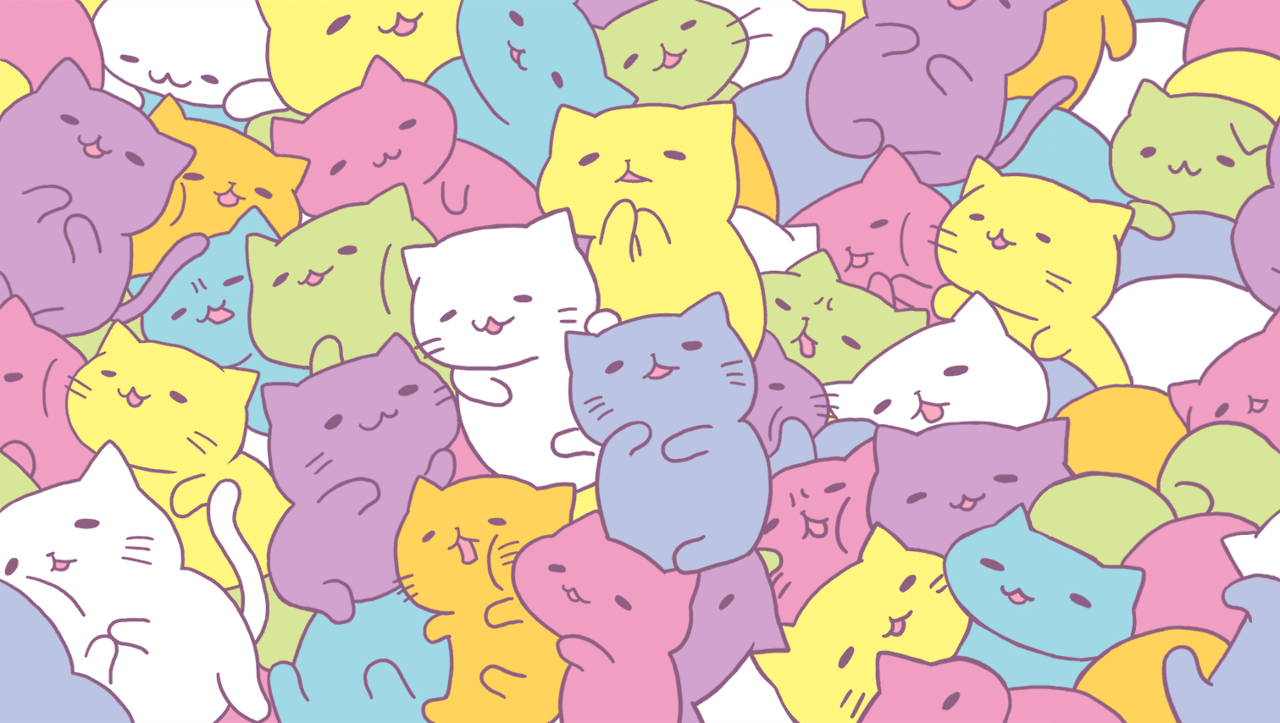
#> input picture basico/imagem.jpg, 1280 x 723 px
$ python pil_library.py
#> lines starting #> are read from the running program, lines starting #| are printed output that depends on the picture
from PIL import Image
import numpy as np
import matplotlib.pyplot as plt
import matplotlib.image as mpimg

img = Image.open("imagem.jpg")
#> img is the input picture: PIL image 1280x723 P; mean R, G, B 218.6, 198.4, 184.9
print(type(img))
#| <class 'PIL.PngImagePlugin.PngImageFile'>

#Mostrar a imagem
#img.show()

#extensão da imagem:
print(img.format)
#| PNG

#Tipo: numpy array
img_1 = np.asarray(img)
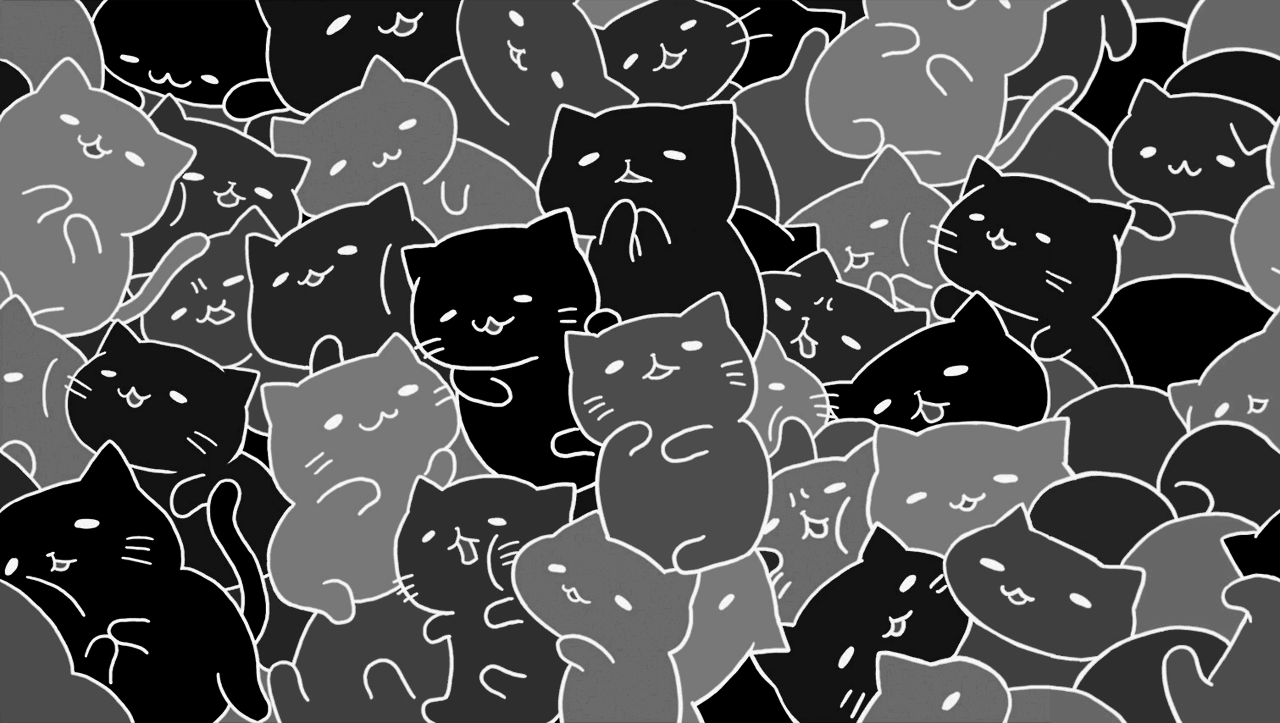
#> img_1: shape (723, 1280); min 0, max 255, mean 76.1
print(type(img_1))
#| <class 'numpy.ndarray'>

#####################################
#Usando o matplotlib
imagem = mpimg.imread("imagem.jpg")
print(type(imagem))
#| <class 'numpy.ndarray'>
print(imagem.shape)
#| (723, 1280, 4)
#plt.imshow(imagem)
#plt.colorbar()
